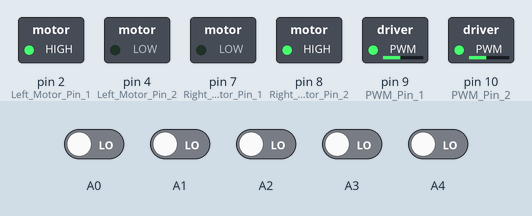
Simulated run of this sketch. Board: Arduino Uno, built with avr-gcc and run on an emulated ATmega328P. Parts: switched loads named in the sketch (green lamp = pin HIGH). Dashed ring = blinking. The inputs (shaded band) are chosen by the test bench; at power-on: A0–4 LOW. What the sketch prints to the serial monitor is not drawn.

Above: at 1.2 s.
1.3 s: A0 driven HIGH
At 1.8 s:
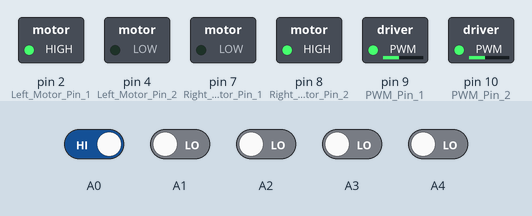
2.8 s: A1 driven HIGH
At 3.5 s:
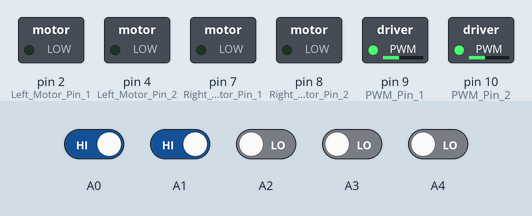
5.8 s: A2 driven HIGH
At 7.1 s:
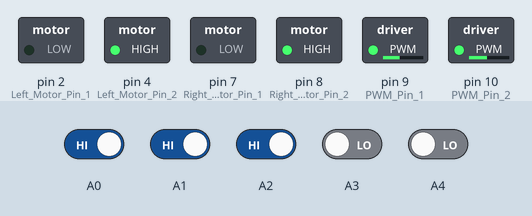
8.8 s: A3 driven HIGH
11.8 s: A4 driven HIGH
At 13.7 s:
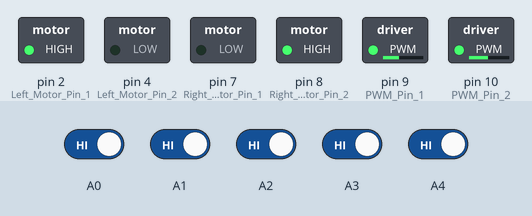
14.8 s: A0 driven LOW
At 16.5 s:
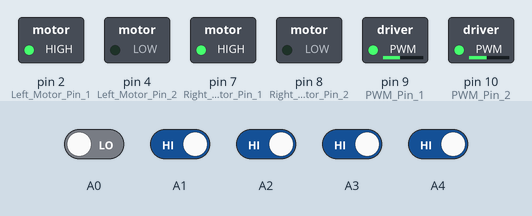
Timing chart, 0 to 43.7 s (numbered marks = the images above; inputs shaded):
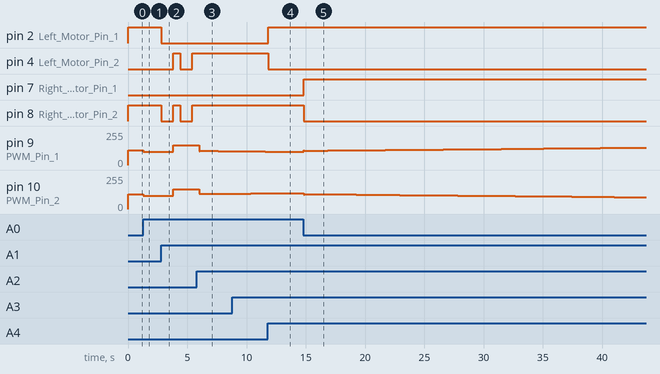

Measured:
- after the input at 1.3 s, pin 9 (PWM_Pin_1), pin 10 (PWM_Pin_2): 110/255 → 100/255 at once
- after the input at 2.8 s, pin 2 (Left_Motor_Pin_1): HIGH → LOW at once; pin 4 (Left_Motor_Pin_2): LOW → HIGH after 1.0 s, → LOW 0.60 s later, → HIGH 1.0 s later; pin 8 (Right_Motor_Pin_2): alternates HIGH for 0.60 s and LOW for 1.0 s, starting at once; pin 9 (PWM_Pin_1), pin 10 (PWM_Pin_2): 100/255 → 150/255 after 1.0 s
- after the input at 5.8 s, pin 4 (Left_Motor_Pin_2), pin 8 (Right_Motor_Pin_2): stops changing and stays HIGH; pin 9 (PWM_Pin_1): 150/255 → 106/255 after 0.22 s, → 105/255 1.6 s later; pin 10 (PWM_Pin_2): 150/255 → 113/255 after 0.22 s, → 114/255 1.6 s later
- after the input at 11.8 s, pin 2 (Left_Motor_Pin_1): LOW → HIGH at once; pin 4 (Left_Motor_Pin_2): HIGH → LOW at once
- after the input at 14.8 s, pin 7 (Right_Motor_Pin_1): LOW → HIGH at once; pin 8 (Right_Motor_Pin_2): HIGH → LOW at once

The sketch:

L.F_5.0_PID.ino
```cpp
float Kp=1,Ki=0.01,Kd=0.5;
float error=0, P=0, I=0, D=0, PID_value=0;
float previous_error=0, previous_I=0;
int sensor[5]={0, 0, 0, 0, 0};
int initial_motor_speed=110;
int left_motor_speed = 0;
int right_motor_speed =0;

void read_sensor_values(void);
void calculate_pid(void);
void motor_control(void);

void setup()
{
 pinMode(9,OUTPUT); //PWM Pin 1
 pinMode(10,OUTPUT); //PWM Pin 2
 pinMode(2,OUTPUT); //Left Motor Pin 1
 pinMode(4,OUTPUT); //Left Motor Pin 2
 pinMode(7,OUTPUT); //Right Motor Pin 1
 pinMode(8,OUTPUT);  //Right Motor Pin 2

 Serial.begin(9600); //Enable Serial Communications
}

void loop()
{
    read_sensor_values();
    calculate_pid();
    motor_control();
   // display_values();
   // delay(3000);
}


void read_sensor_values()
{

  sensor[0]=digitalRead(A0);
  sensor[1]=digitalRead(A1);
  sensor[2]=digitalRead(A2);
  sensor[3]=digitalRead(A3);
  sensor[4]=digitalRead(A4);

  if((sensor[0]==1)&&(sensor[1]==1)&&(sensor[2]==1)&&(sensor[3]==1)&&(sensor[4]==0))  //1-1-1-1-0
  error=4;
  else if((sensor[0]==1)&&(sensor[1]==1)&&(sensor[2]==1)&&(sensor[3]==0)&&(sensor[4]==0))  //1-1-1-0-0
  error=3;
  else if((sensor[0]==1)&&(sensor[1]==1)&&(sensor[2]==1)&&(sensor[3]==0)&&(sensor[4]==1))  //1-1-1-0-1
  error=2;
  else if((sensor[0]==1)&&(sensor[1]==1)&&(sensor[2]==0)&&(sensor[3]==0)&&(sensor[4]==1))  //1-1-0-0-1
  error=1;
  else if((sensor[0]==1)&&(sensor[1]==1)&&(sensor[2]==0)&&(sensor[3]==1)&&(sensor[4]==1))  //1-1-0-1-1
  error=0;
  else if((sensor[0]==1)&&(sensor[1]==0)&&(sensor[2]==0)&&(sensor[3]==1)&&(sensor[4]==1))  //1-0-0-1-1
  error=-1;
  else if((sensor[0]==1)&&(sensor[1]==0)&&(sensor[2]==1)&&(sensor[3]==1)&&(sensor[4]==1))  //1-0-1-1-1
  error=-2;
  else if((sensor[0]==0)&&(sensor[1]==0)&&(sensor[2]==1)&&(sensor[3]==1)&&(sensor[4]==1))  //0-0-1-1-1
  error=-3;
  else if((sensor[0]==0)&&(sensor[1]==1)&&(sensor[2]==1)&&(sensor[3]==1)&&(sensor[4]==1))  //0-1-1-1-1
  error=-4;
  //else if((sensor[0]==0)&&(sensor[1]==0)&&(sensor[2]==0)&&(sensor[3]==0)&&(sensor[4]==0))

 /* else
  {
    if(error==-4)
  error=-5;

  else error=5;
  }*/
}

void calculate_pid()
{
    P = error;
    I = I + error;
    D = error-previous_error;

    PID_value = (Kp*P) + (Ki*I) + (Kd*D);

    previous_I=I;
    previous_error=error;
}

void display_values()
{
  Serial.print("\n---------------------------------------------------------------------\nP= ");
  Serial.print(P);
  Serial.print("\nI= ");
  Serial.print(I);
  Serial.print("\nD= ");
  Serial.print(D);
  Serial.print("\nPID value = ");
  Serial.print(PID_value);
  Serial.print("\nLEFT MOTOR SPEED= ");
  Serial.print(left_motor_speed);
  Serial.print("\nRIGHT MOTOR SPEED= ");
  Serial.print(right_motor_speed);
  Serial.println("\n----------------------------------------------------------------------");
}

void motor_control()
{
    // Calculating the effective motor speed:
    left_motor_speed = initial_motor_speed-PID_value;
    right_motor_speed = initial_motor_speed+PID_value;

    // The motor speed should not exceed the max PWM value
    constrain(left_motor_speed,0,150);
    constrain(right_motor_speed,0,150);

      //Right Motor Speed
    //following lines of code are to make the bot move forward
    /*The pin numbers and high, low values might be different*/
    if((sensor[0]==1)&&(sensor[1]==1)&&(sensor[2]==0)&&(sensor[3]==1)&&(sensor[4]==1))    // 1 1 0 1 1
    {
    digitalWrite(2,HIGH);
    digitalWrite(4,LOW);
    digitalWrite(7,LOW);
    digitalWrite(8,HIGH);
    analogWrite(9,left_motor_speed);    //intial_motor_speed-PID_value
    analogWrite(10,right_motor_speed);    //intial_motor_speed+PID_value
    }


    else if((sensor[0]==1)&&(sensor[1]==0)&&(sensor[2]==0)&&(sensor[3]==1)&&(sensor[4]==1))  // 1 0 0 1 1
    {
    digitalWrite(2,HIGH);
    digitalWrite(4,LOW);
    digitalWrite(7,HIGH);
    digitalWrite(8,LOW);
    analogWrite(9,left_motor_speed);    //intial_motor_speed-PID_value
    analogWrite(10,right_motor_speed);    //intial_motor_speed+PID_value
    }

    else if((sensor[0]==1)&&(sensor[1]==0)&&(sensor[2]==1)&&(sensor[3]==1)&&(sensor[4]==1))  // 1 0 1 1 1
    {
    digitalWrite(2,HIGH);
    digitalWrite(4,LOW);
    digitalWrite(7,HIGH);
    digitalWrite(8,LOW);
    analogWrite(9,left_motor_speed);    //intial_motor_speed-PID_value
    analogWrite(10,right_motor_speed);    //intial_motor_speed+PID_value
    }

    else if((sensor[0]==0)&&(sensor[1]==1)&&(sensor[2]==1)&&(sensor[3]==1)&&(sensor[4]==1))  // 0 1 1 1 1
    {
    digitalWrite(2,HIGH);
    digitalWrite(4,LOW);
    digitalWrite(7,HIGH);
    digitalWrite(8,LOW);
    analogWrite(9,left_motor_speed);    //intial_motor_speed-PID_value
    analogWrite(10,right_motor_speed);    //intial_motor_speed+PID_value
    }

    else if((sensor[0]==0)&&(sensor[1]==0)&&(sensor[2]==1)&&(sensor[3]==1)&&(sensor[4]==1)) // 0 0 1 1 1
    {
    digitalWrite(2,HIGH);
    digitalWrite(4,LOW);
    digitalWrite(7,HIGH);
    digitalWrite(8,LOW);
    analogWrite(9,left_motor_speed);    //intial_motor_speed-PID_value
    analogWrite(10,right_motor_speed);    //intial_motor_speed+PID_value
    }

      else if((sensor[0]==0)&&(sensor[1]==0)&&(sensor[2]==0)&&(sensor[3]==1)&&(sensor[4]==1)) // 0 0 0 1 1
    {
      halt();
    digitalWrite(2,HIGH);
    digitalWrite(4,LOW);
    digitalWrite(7,HIGH);
    digitalWrite(8,LOW);
    analogWrite(9,150);
    analogWrite(10,150);
    delay(600);//530
    }

    else if((sensor[0]==1)&&(sensor[1]==1)&&(sensor[2]==0)&&(sensor[3]==0)&&(sensor[4]==0)) // 1 1 0 0 0
    {

    halt();
    digitalWrite(2,LOW);
    digitalWrite(4,HIGH);
    digitalWrite(7,LOW);
    digitalWrite(8,HIGH);
    analogWrite(9,150);
    analogWrite(10,150);
    delay(600);//530
    }

    else if((sensor[0]==1)&&(sensor[1]==1)&&(sensor[2]==1)&&(sensor[3]==0)&&(sensor[4]==1)) // 1 1 1 0 1
    {
    digitalWrite(2,LOW);
    digitalWrite(4,HIGH);
    digitalWrite(7,LOW);
    digitalWrite(8,HIGH);
    analogWrite(9,left_motor_speed);    //intial_motor_speed-PID_value
    analogWrite(10,right_motor_speed);    //intial_motor_speed+PID_value
    }

     else if((sensor[0]==1)&&(sensor[1]==1)&&(sensor[2]==0)&&(sensor[3]==0)&&(sensor[4]==1)) // 1 1 0 0 1
    {
    digitalWrite(2,LOW);
    digitalWrite(4,HIGH);
    digitalWrite(7,LOW);
    digitalWrite(8,HIGH);
    analogWrite(9,left_motor_speed);    //intial_motor_speed-PID_value
    analogWrite(10,right_motor_speed);    //intial_motor_speed+PID_value
    }

    else if((sensor[0]==1)&&(sensor[1]==1)&&(sensor[2]==1)&&(sensor[3]==1)&&(sensor[4]==0))  // 1 1 1 1 0
    {
    digitalWrite(2,LOW);
    digitalWrite(4,HIGH);
    digitalWrite(7,LOW);
    digitalWrite(8,HIGH);
    analogWrite(9,left_motor_speed);    //intial_motor_speed-PID_value
    analogWrite(10,right_motor_speed);    //intial_motor_speed+PID_value
    }

    else if((sensor[0]==1)&&(sensor[1]==1)&&(sensor[2]==1)&&(sensor[3]==0)&&(sensor[4]==0))  // 1 1 1 0 0
    {
    digitalWrite(2,LOW);
    digitalWrite(4,HIGH);
    digitalWrite(7,LOW);
    digitalWrite(8,HIGH);
    analogWrite(9,left_motor_speed);    //intial_motor_speed-PID_value
    analogWrite(10,right_motor_speed);    //intial_motor_speed+PID_value
    }


    else if((sensor[0]==1)&&(sensor[1]==1)&&(sensor[2]==1)&&(sensor[3]==1)&&(sensor[4]==1))   // 1 1 1 1 1
    {
    digitalWrite(2,HIGH);
    digitalWrite(4,LOW);
    digitalWrite(7,LOW);
    digitalWrite(8,HIGH);
    analogWrite(9,left_motor_speed);    //intial_motor_speed-PID_value
    analogWrite(10,right_motor_speed);    //intial_motor_speed+PID_value
    }

    else if((sensor[0]==0)&&(sensor[1]==0)&&(sensor[2]==0)&&(sensor[3]==0)&&(sensor[4]==0))  // 0 0 0 0 0
    {
    digitalWrite(2,HIGH);
    digitalWrite(4,LOW);
    digitalWrite(7,LOW);
    digitalWrite(8,HIGH);
    analogWrite(9,left_motor_speed);    //intial_motor_speed-PID_value
    analogWrite(10,right_motor_speed);    //intial_motor_speed+PID_value
    }

    else
    {
    digitalWrite(2,HIGH);
    digitalWrite(4,LOW);
    digitalWrite(7,LOW);
    digitalWrite(8,HIGH);
    analogWrite(9,100);    //intial_motor_speed-PID_value
    analogWrite(10,100);    //intial_motor_speed+PID_value
    }

    Serial.println("\nLeft Motor Speed ");
    Serial.print(left_motor_speed);
    Serial.println("\nRight Motor Speed ");
    Serial.print(right_motor_speed);
}

void halt()

{
  digitalWrite(2,LOW);
  digitalWrite(4,LOW);
  digitalWrite(7,LOW);
  digitalWrite(8,LOW);
  delay(1000);
}
```
